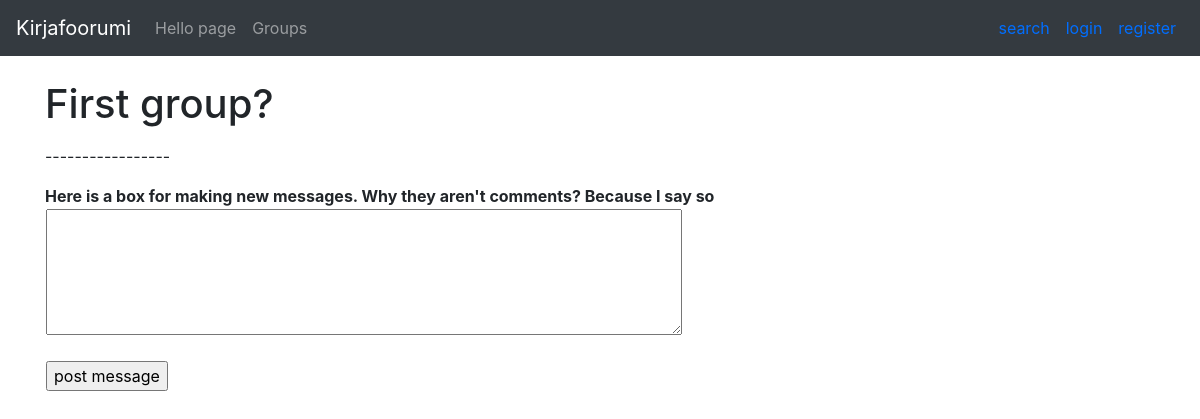
The page /groups/2/ on the database as committed earlier.
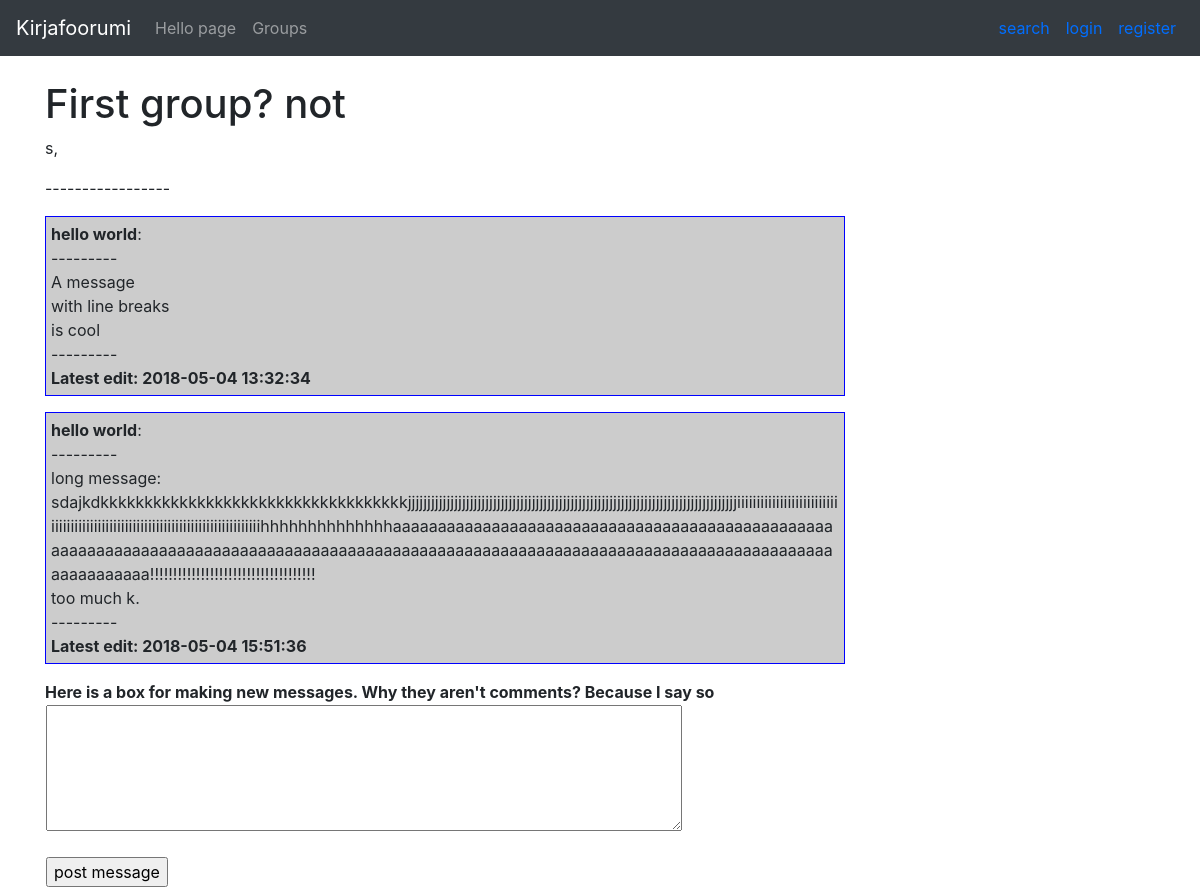
The same page on the database as committed later.
### application/groups/models.py (models this page shows, shortened)
class Groups(Base):
    heading = db.Column(db.String(20), nullable=False)
    account_id = db.Column(db.Integer, db.ForeignKey('account.id'), nullable = False)
    book_id = db.Column(db.Integer, db.ForeignKey('book.id'))
    messages = db.relationship("Message", backref='Groups', lazy=True)
    @staticmethod
    def findMessagesByGroup(group_id):
        stmt = text(
            "SELECT DISTINCT Message.text, Message.account_id, Message.group_id, Message.id, Message.date_created, Message.date_modified FROM Groups, Message WHERE Message.group_id = :id ORDER BY message.date_created").params(id = group_id)
        res = db.engine.execute(stmt)
        response = []
        for row in res:
            response.append({"id":row[3], "text":row[0], "account_id":row[1], "group_id":row[2], "date_created":row[4], "date_modified":row[5]})
        return response
    def categories(group_id):
        stmt = text(
            "SELECT DISTINCT Category.id, Category.name FROM Groups, Group_category, Category WHERE Category.id = Group_category.category_id AND Group_category.group_id = :id").params(id = group_id)
        res = db.engine.execute(stmt)
        response = []
        for row in res:
            response.append({"id":row[0], "name":row[1]})
        return response

### application/auth/models.py (models this page shows, shortened)
class User(Base):
    __tablename__ = "account"
    name = db.Column(db.String(144), unique=True, nullable=False)
    username = db.Column(db.String(144), unique=True, nullable=False)
    password = db.Column(db.String(144), nullable=False)
    messages = db.relationship("Message", backref='account', lazy=True)
    groups = db.relationship("Groups", backref='account', lazy=True)
    role_id = db.Column(db.Integer, db.ForeignKey('role.id'), nullable = False)

### application/messages/models.py (models this page shows, shortened)
class Message(Base):
    text = db.Column(db.String(10000), nullable=False)
    account_id = db.Column(db.Integer, db.ForeignKey('account.id'), nullable = False)
    group_id = db.Column(db.Integer, db.ForeignKey('groups.id'), nullable = False)

### application/groups/views.py (the view)
@app.route("/groups/<group_id>/")
def group_messages(group_id):
    categories = Groups.categories(group_id)
    messages = Groups.findMessagesByGroup(group_id)
    ug = user_getter()
    g = Groups.query.get(group_id)
    return render_template("messages/messages.html", messages = messages,
        group_id=group_id, g = g, ug = ug, categories = categories, form = MessageForm())

### application/messages/forms.py
class MessageForm(FlaskForm):
    name = TextAreaField("Message", [validators.Length(min=1)], widget=TextArea())
    class Meta:
        csrf = False

### application/groups/views.py (called while the page is built)
    def get_account(self, account_id):
        return User.query.get(account_id)

### application/templates/messages/messages.html (shortened to what this page needs)
{% extends "layout.html" %}
{% block body %}
    <h1>{{ g.heading }}</h1>
    <p>
    {% for category in categories %}
    {{ category.name }},
    {% endfor %}
    </p>
    <p>
        -----------------
    </p>
    {% for message in messages %}
    <p>
        <div class='comment' width='0px' height='0px' border='0px' padding='0px'><b>{{ ug.get_account(message.account_id).name }}</b>:
            ---------
            {{ message.text }}
            ---------
            <b>Latest edit: {{ message.date_modified }}</b>
        </div>
    </p>
    {% endfor %}
    <b>Here is a box for making new messages. Why they aren't comments? Because I say so</b>
    <form method="POST" action="{{ url_for('message_new', group_id= group_id) }}" id="newMessage">
            <table>
             <tr>
              <td>
               {{ form.name(cols="60", rows="5") }}
              </td>
             </tr>
             <tr>
              <td>
              </td>
             <tr>
              <td colspan="2">
               <input type="submit" value="post message"/>
              </td>
             </tr>
          </form>
{% endblock %}

Rows that differ between the two databases and show on the page:
changed Groups: heading "First group?" → "First group? not"
added Message: text "A message with line breaks is cool", date_modified "2018-05-04 13:32:34"
now on this page (row unchanged): User: get_account "hello world"
added Message: text "long message: sdajkdkkkkkkkkkkkkkkkkkkkkkkkkkkkkkkkkkkkjjjjjjjjjjjjjjjjjjjjjjjjjjjjjjjjjjjjjjjjjjjjjjjjjjjjjjjjjjjjjjjjjjjjjjjjjjjjjjjjjjjjjiiiiiiiiiiiiiiiiiiiiiiiiiiiiiiiiiiiiiiiiiiiiiiiiiiiiiiiiiiiiiiiiiiiiiiiiiiiiiiiihhhhhhhhhhhhhhaaaaaaaaaaaaaaaaaaaaaaaaaaaaaaaaaaaaaaaaaaaaaaaaaaaaaaaaaaaaaaaaaaaaaaaaaaaaaaaaaaaaaaaaaaaaaaaaaaaaaaaaaaaaaaaaaaaaaaaaaaaaaaaaaaaaaaaaaaaaaaaaaaa!!!!!!!!!!!!!!!!!!!!!!!!!!!!!!!!!!!! too much k.", date_modified "2018-05-04 15:51:36"
Other text that changed with them:
new list line: "s ,"
